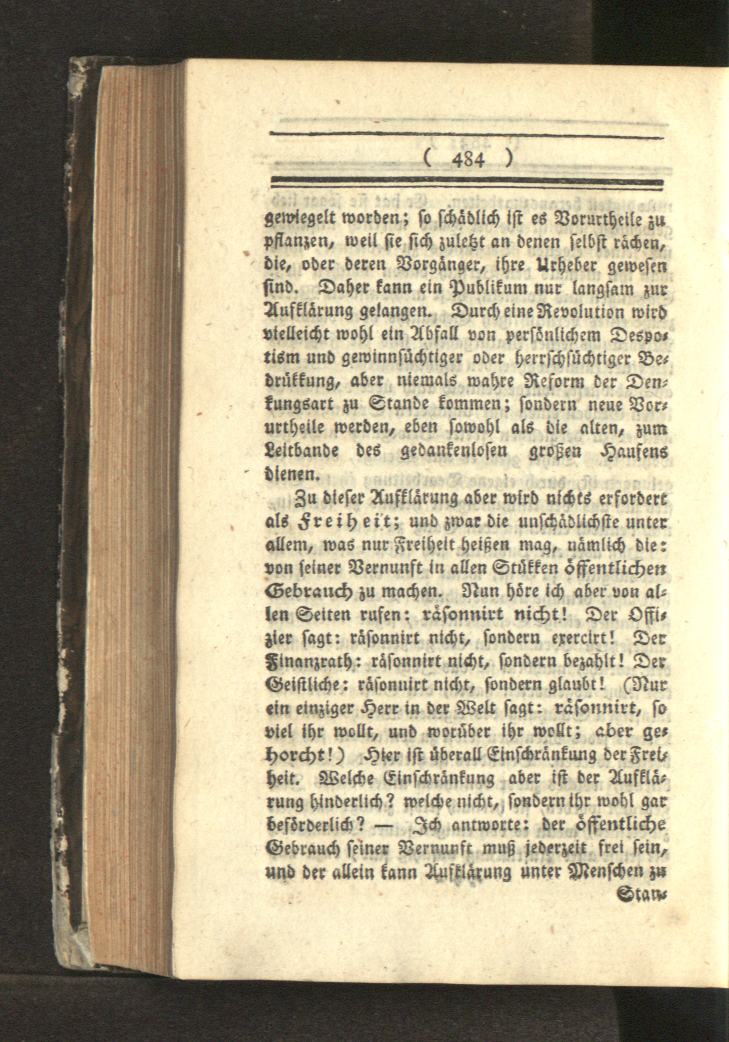
#> input picture tests/resources/2files/kant_aufklaerung_1784_0020.tif, 1457 x 2084 px (shown at 1/2 size)
$ python -i utils.py   (imports and definitions only)
#> lines starting #> are read from the running program, lines starting #| are printed output that depends on the picture; after the words box and inside, x2 and y2 are one past the last pixel; in counts of white or black regions, pixels touching at a corner belong together
#> further down, picture is the input picture: shape (2084, 1457, 3); mean B, G, R 140, 166.4, 177.3
import math

import numpy as np
from shapely import geometry
import cv2
import imutils

def resize_image(img_in, input_height, input_width):
    return cv2.resize(img_in, (input_width, input_height), interpolation=cv2.INTER_NEAREST)


def crop_image_inside_box(box, img_org_copy):
    image_box = img_org_copy[box[1] : box[1] + box[3], box[0] : box[0] + box[2]]
    return image_box, [box[1], box[1] + box[3], box[0], box[0] + box[2]]

def otsu_copy(img):
    img_r = np.zeros(img.shape)
    img1 = img[:, :, 0]
    img2 = img[:, :, 1]
    img3 = img[:, :, 2]
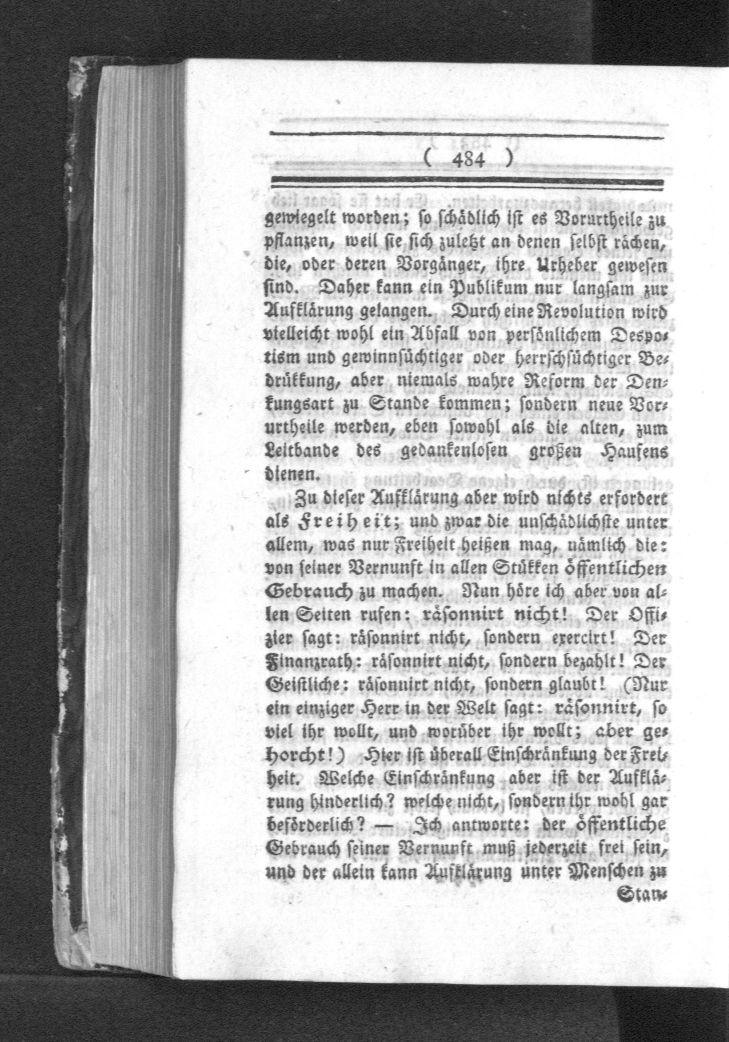
#> img3: shape (2084, 1457) (shown at 1/2 size); min 0, max 255, mean 177.3
    # [4 lines of commented-out code are left out]
    retval1, threshold1 = cv2.threshold(img1, 0, 255, cv2.THRESH_BINARY + cv2.THRESH_OTSU)
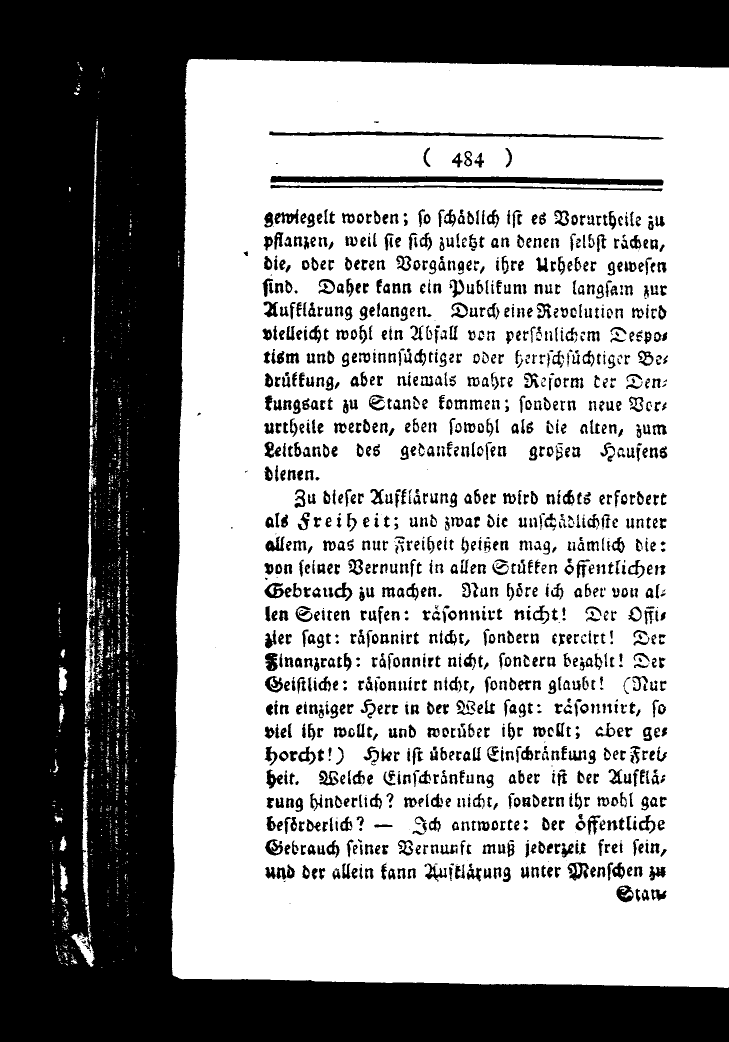
#> threshold1: shape (2084, 1457) (shown at 1/2 size); 59.8% white; 1475 black regions (202 under 20 px), largest, box (x1, y1, x2, y2) and area: (0, 0, 1457, 2084) 994524, (541, 352, 1327, 371) 8967, (538, 263, 1327, 279) 4471
#> retval1 = 128
    retval2, threshold2 = cv2.threshold(img2, 0, 255, cv2.THRESH_BINARY + cv2.THRESH_OTSU)
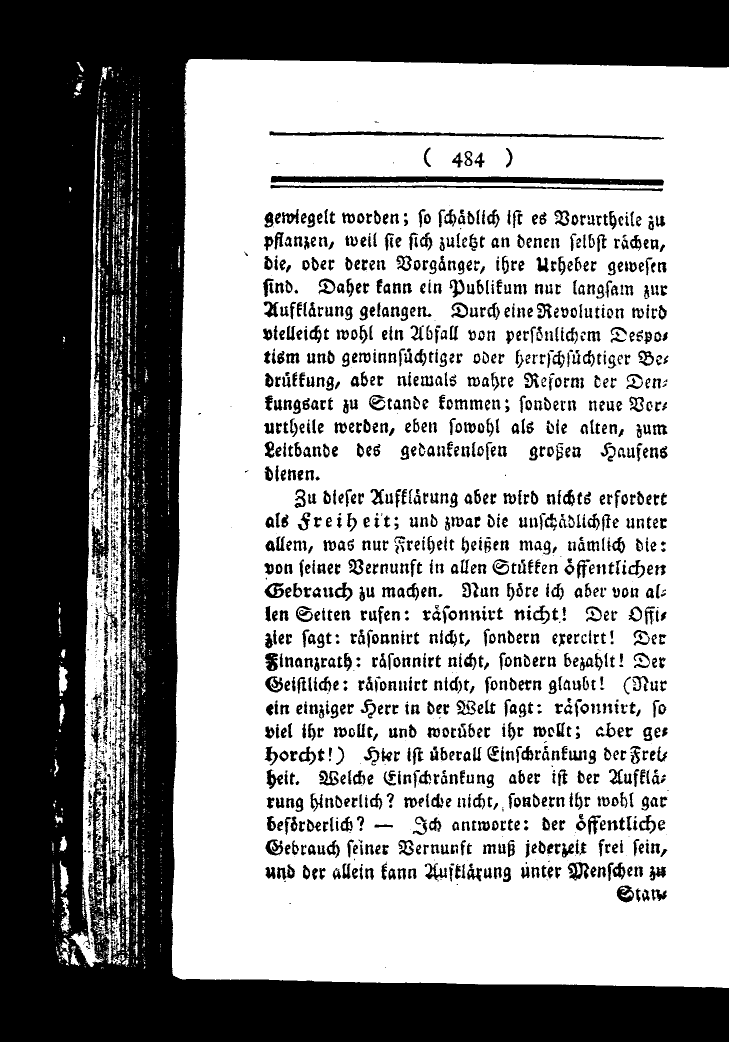
#> threshold2: shape (2084, 1457) (shown at 1/2 size); 61.7% white; 2050 black regions (732 under 20 px), largest, box (x1, y1, x2, y2) and area: (0, 0, 1457, 2084) 914446, (541, 352, 1328, 371) 8942, (539, 262, 1328, 279) 4436
#> retval2 = 149
    retval3, threshold3 = cv2.threshold(img3, 0, 255, cv2.THRESH_BINARY + cv2.THRESH_OTSU)
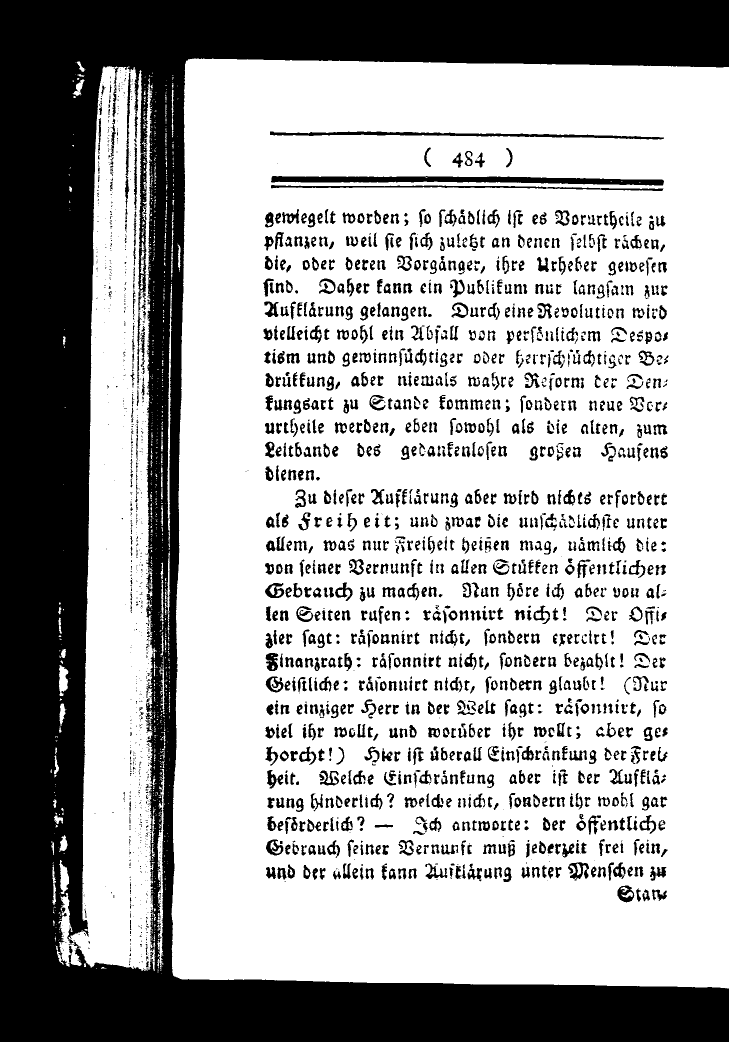
#> threshold3: shape (2084, 1457) (shown at 1/2 size); 66.8% white; 2482 black regions (1094 under 20 px), largest, box (x1, y1, x2, y2) and area: (0, 0, 1457, 2084) 778514, (542, 352, 1328, 371) 8801, (540, 263, 1328, 279) 4276
#> retval3 = 151

    img_r[:, :, 0] = threshold1
    img_r[:, :, 1] = threshold1
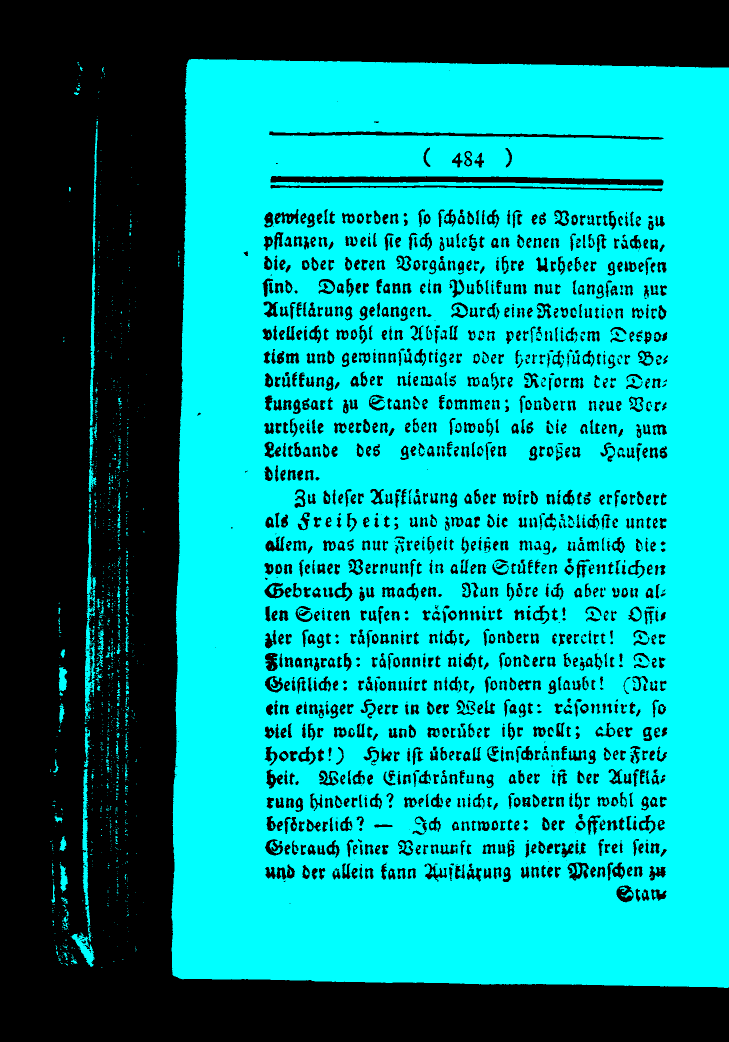
#> img_r: shape (2084, 1457, 3) float64 (shown at 1/2 size); mean of channels 0, 1, 2 152.4, 152.4, 0; drawn as B, G, R
    img_r[:, :, 2] = threshold1
    return img_r

# [41 lines left out: functions otsu_copy_binary, find_features_of_lines, not called in this run]

def isNaN(num):
    return num != num

# [2391 lines left out: functions boosting_headers_by_longshot_region_segmentation, filter_small_drop_capitals_from_no_patch_layout, find_num_col_deskew, return_hor_spliter_by_index_for_without_verticals, find_num_col, find_num_col_only_image and 16 more, not called in this run]

>>> import cv2
>>> picture = cv2.imread('../tests/resources/2files/kant_aufklaerung_1784_0020.tif')
>>> result = otsu_copy(picture)
